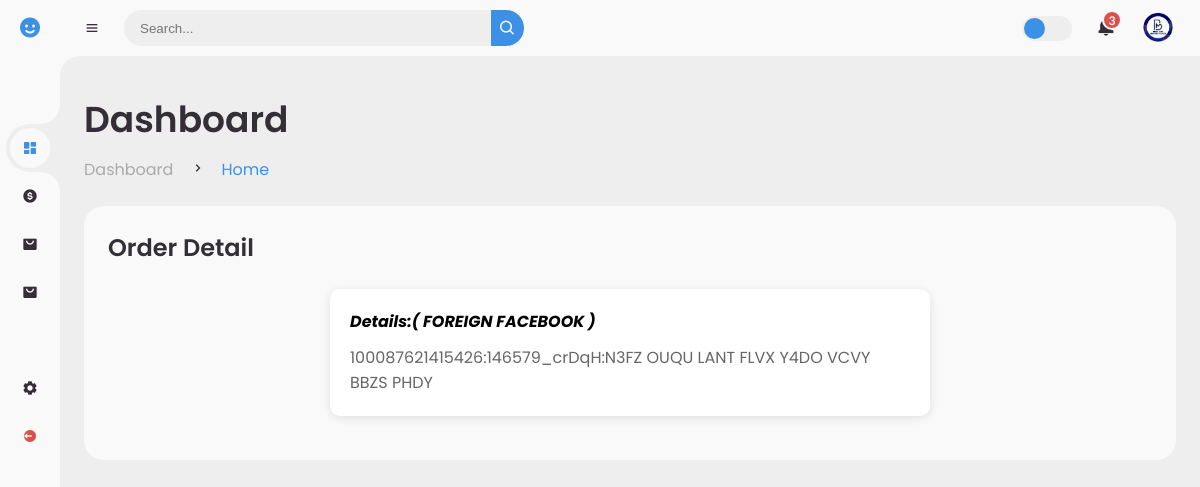
/order_detail/460/ (signed in), run on the app's committed database.
### BestLogMarketPlaceApp/models.py (models this page shows, shortened)
class Product(models.Model):
    name = models.CharField(max_length=100, blank=True, null=True)
    price = models.DecimalField(max_digits=10, decimal_places=2)
    view_link = models.URLField(max_length=300, blank=True, null=True)
    category = models.ForeignKey(Category, on_delete=models.CASCADE, related_name='products')
    account_details = models.TextField(blank=True, null=True)
    is_active = models.BooleanField(default=True)  # Add this field
    class Meta:
        verbose_name = 'Product'
        verbose_name_plural = 'Products'

### BestLogMarketPlaceApp/views.py (the view)
# urls.py: path('order_detail/<str:product_id>/',views.order_detail, name = "order_detail"),
@login_required(login_url='/login_user')
def order_detail(request, product_id):
    product = get_object_or_404(Product, id=product_id)
    context = {'product': product }
    return render(request,"BestLogMarketPlaceApp/order_detail.html", context)

### BestLogMarketPlaceApp/context_processors.py (called while the page is built)
def cart_item_count(request):
    return {
        'cart_item_count': get_cart_item_count(request)
    }

### BestLogMarketPlaceApp/views.py (called while the page is built)
def get_cart_item_count(request):
    if request.user.is_authenticated:
        cart = Cart.objects.filter(user=request.user).first()
    else:
        cart_id = request.session.get('cart_id')
        cart = Cart.objects.filter(id=cart_id).first() if cart_id else None
        if cart and 'cart_item_count' not in request.session:
            request.session['cart_item_count'] = cart.items.count()
    return request.session.get('cart_item_count', 0) if not request.user.is_authenticated else cart.items.count() if cart else 0

### BestLogMarketPlaceApp/templates/BestLogMarketPlaceApp/order_detail.html (shortened to what this page needs)
{% load static %}
<!DOCTYPE html>
<html lang="en">
<head>
    <link href='https://unpkg.com/boxicons@2.0.9/css/boxicons.min.css' rel='stylesheet'>
    <link rel="stylesheet" href="{% static 'assets/templates/basic/css/dashboard.css'%}">
</head>
<body>
<section id="sidebar" class="hide">
    <a href="#" class="brand">
        <i class='bx bxs-smile'></i>
    </a>
    <ul class="side-menu top">
        <li class="active">
            <a href="{% url 'dashboard' %}">
                <i class='bx bxs-dashboard'></i>
            </a>
        </li>
        <li>
            <a href="{% url 'payment_history' %}">
                <i class='bx bxs-dollar-circle'></i>
            </a>
        </li>
        <li>
            <a href="{% url 'orders' %}">
                <i class='bx bxs-shopping-bag-alt'></i>
            </a>
        </li>
        <li>
            <a href="{% url 'home' %}">
                <i class='bx bxs-shopping-bag-alt'></i>
            </a>
        </li>
    </ul>
    <ul class="side-menu">
        <li>
            <a href="{% url 'profile_page' %}">
                <i class='bx bxs-cog'></i>
            </a>
        </li>
        <li>
            <a href="{% url 'logout_user' %}" class="logout">
                <i class='bx bxs-log-out-circle'></i>
            </a>
        </li>
    </ul>
</section>
<section id="content">
    <nav>
        <i class='bx bx-menu'></i>
        <form action="#">
            <div class="form-input">
                <input type="search" placeholder="Search...">
                <button type="submit" class="search-btn"><i class='bx bx-search'></i></button>
            </div>
        </form>
        <label for="switch-mode" class="switch-mode"></label>
        <a href="#" class="notification">
            <span class="num">3</span>
        </a>
        <a href="#" class="profile">
            <img src="{% static 'assets/images/logoIcon/logo.png'%}">
        </a>
    </nav>
    <main>
        <div class="head-title">
            <div class="left">
                <h1>Dashboard</h1>
                <ul class="breadcrumb">
                    <li>
                        <a href="#">Dashboard</a>
                    </li>
                    <li><i class='bx bx-chevron-right'></i></li>
                    <li>
                        <a class="active" href="#">Home</a>
                    </li>
                </ul>
            </div>
        </div>
        <div class="table-data">
            <div class="order">
                <div class="head">
                    <h3>Order Detail</h3>
                </div>
                <div class="order-detail">
                    <p><strong><i>Details:( {{product.name}} ) </i></strong><br></p>
                    <div style="margin-top:10px;">
                        <p>{{ product.account_details|linebreaks }}</p>
                    </div>
                </div>
            </div>
        </div>
    </main>
</section>
</body>
</html>

### BestLogMarketPlaceApp/templates/BestLogMarketPlaceApp/order_detail.html (style rules this page uses)
.order-detail { background-color: #fff; padding: 20px; border-radius: 10px; box-shadow: 0 2px 10px rgba(0, 0, 0, 0.1); max-width: 600px; margin: 20px auto; overflow-wrap: break-word; }
.order-detail p { color: #666; line-height: 1.6; }
.order-detail strong { color: #000; }

### data on the page
Product: name "FOREIGN FACEBOOK", account_details "100087621415426:146579_crDqH:N3FZ OUQU LANT FLVX Y4DO VCVY BBZS PHDY"
